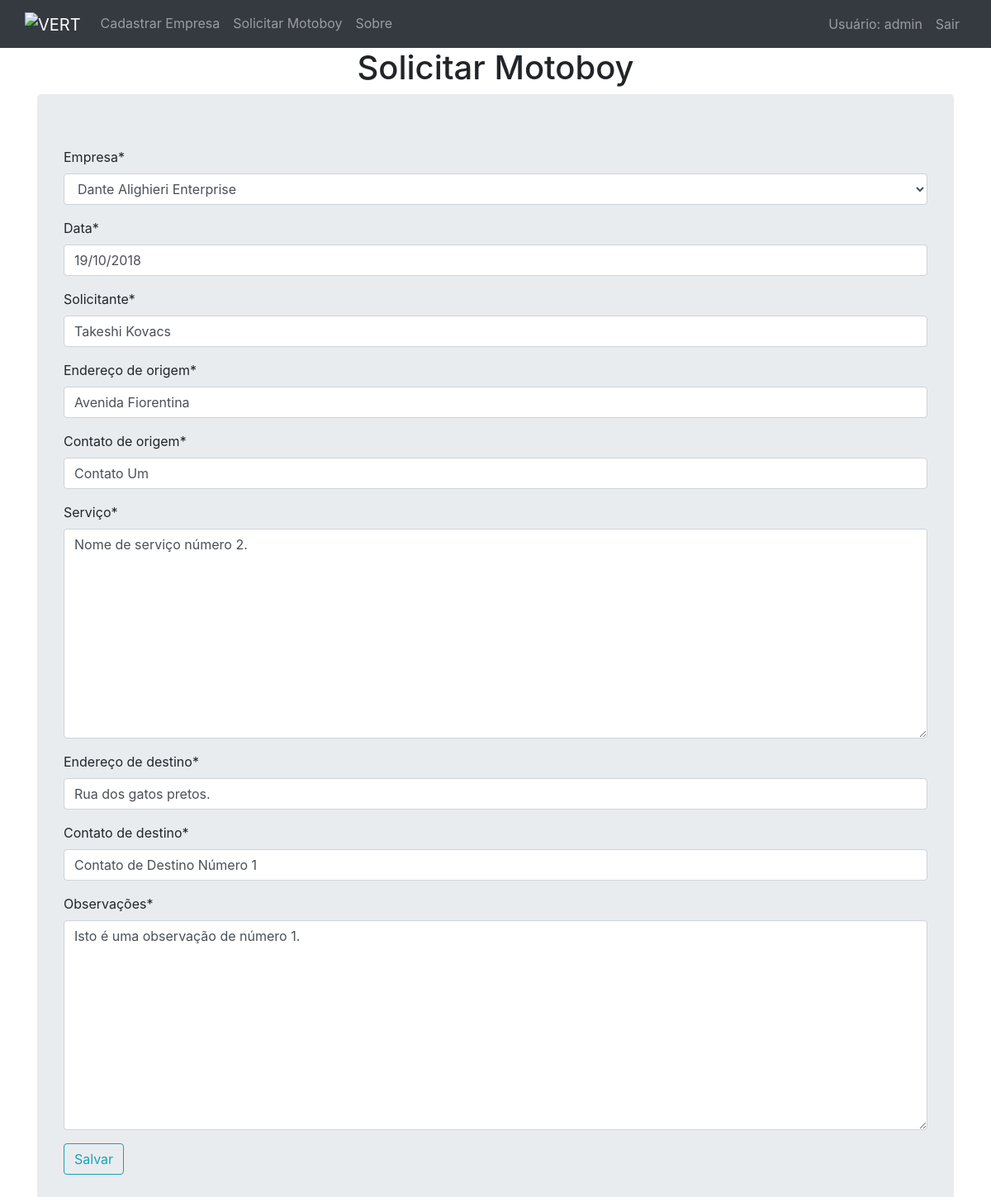
Screenshot of /editar_solicitacao/1 (signed in) with the database file from the repository.
### solicitacao/models.py (models this page shows, shortened)
class Solicitacao(models.Model):
    class Meta:
        verbose_name_plural = "Solicitações"  # Mostra plural correto no '/admin'
    empresa = models.ForeignKey(Empresa, on_delete=models.CASCADE, related_name='empresa_id')
    data = models.DateField(default=date.today)
    solicitante = models.CharField(max_length=30)
    endereco_origem = models.CharField(max_length=50)
    contato_origem = models.CharField(max_length=30)
    servico = models.TextField()
    endereco_destino = models.CharField(max_length=30)
    contato_destino = models.CharField(max_length=30)
    observacoes = models.TextField()

### solicitacao/views.py (the view)
# urls.py: path('editar_solicitacao/<int:pk>', views.editar_solicitacao, name='editar_solicitacao'),
@login_required(login_url='login')  # Redir. p/ login usuário deslogado
def editar_solicitacao(request, pk):
    solicitacao = Solicitacao.objects.get(pk=pk)
    if request.method == "POST":
        form = MotoboyForm(request.POST, instance=solicitacao)
        if form.is_valid:
            form.save()
        return redirect(f"/detalhes_solicitacao/{solicitacao.pk}")
    elif request.method == "GET":
        form = MotoboyForm(instance=solicitacao)
    context = {'form': form}
    return render(request, 'solicitacao_motoboy.html', context)

### solicitacao/forms.py
class MotoboyForm(forms.ModelForm):
    class Meta:
        model = Solicitacao
        fields = '__all__'
        labels = {
            'endereco_origem': _('Endereço de origem'),
            'contato_origem': _('Contato de origem'),
            'servico': _('Serviço'),
            'endereco_destino': _('Endereço de destino'),
            'contato_destino': _('Contato de destino'),
            'observacoes': _('Observações'),
        }

### solicitacao/models.py (called while the page is built)
    def __str__(self):
        return self.nome

### solicitacao/templates/solicitacao_motoboy.html (shortened to what this page needs)
{% extends "layouts/base.html" %}
{% load crispy_forms_tags %}
{% block title %} <h1 class="text-center">Solicitar Motoboy</h1> {% endblock title %}
{% block content %}
<div class="jumbotron">
    <form method="POST">
        {{ form|crispy }}
        <button type="submit" class="btn btn-outline-info">Salvar</button>
    </form>
</div>
{% endblock content %}

### solicitacao/templates/layouts/navbar.html
{% block navbar %}
<nav class="navbar navbar-expand navbar-dark bg-dark">
    <div class="container">
        <ul class="navbar-nav">
            <a class="navbar-brand" href="/"><img src="http://blog.vert-capital.com/wp-content/themes/vert/images/logo-vert.png"alt="VERT"></a>
            <li class="nav-item {{ cadastro_active }}">
                <a class="nav-link" href="/cadastro_empresa">Cadastrar Empresa</a>
            </li>
            <li class="nav-item {{ solicitacao_active }}">
                <a class="nav-link" href="/solicitacao_motoboy">Solicitar Motoboy</a>
            </li>
            <li class="nav-item {{ sobre_active }}">
                <a class="nav-link" href="/sobre">Sobre</a>
            </li>
        </ul>
        <ul class="navbar-nav">
            <li class="nav-item">
                <a class="nav-link" href="#">Usuário: {{user}}</a>
            </li>
            <li class="nav-item">
                <a class="nav-link" href="/logout">Sair</a>
            </li>
        </ul>
    </div>
</nav>
{% endblock navbar %}

### rows the page displays
Solicitacao: empresa "Dante Alighieri Enterprise", data "19/10/2018", solicitante "Takeshi Kovacs", endereco_origem "Avenida Fiorentina", contato_origem "Contato Um", servico "Nome de serviço número 2.", endereco_destino "Rua dos gatos pretos.", contato_destino "Contato de Destino Número 1", observacoes "Isto é uma observação de número 1."

### other values shown
{{ user }} "admin"
